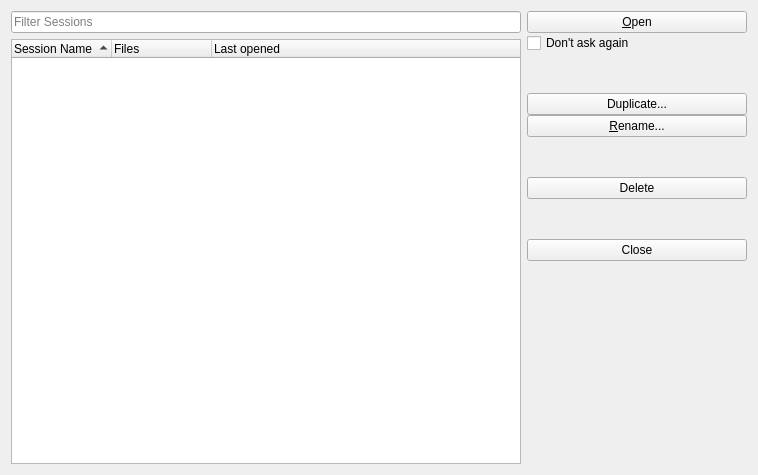
<?xml version="1.0" encoding="UTF-8"?>
<ui version="4.0">
 <class>KateSessionManageDialogUi</class>
 <widget class="QWidget" name="KateSessionManageDialogUi">
  <property name="geometry">
   <rect>
    <x>0</x>
    <y>0</y>
    <width>758</width>
    <height>475</height>
   </rect>
  </property>
  <layout class="QHBoxLayout" name="horizontalLayout_2" stretch="1,0">
   <item>
    <layout class="QVBoxLayout" name="verticalLayout_3">
     <item>
      <layout class="QHBoxLayout" name="horizontalLayout">
       <item>
        <widget class="QLineEdit" name="m_filterBox">
         <property name="sizePolicy">
          <sizepolicy hsizetype="Expanding" vsizetype="Fixed">
           <horstretch>1</horstretch>
           <verstretch>0</verstretch>
          </sizepolicy>
         </property>
         <property name="text">
          <string/>
         </property>
         <property name="placeholderText">
          <string>Filter Sessions</string>
         </property>
         <property name="clearButtonEnabled">
          <bool>true</bool>
         </property>
        </widget>
       </item>
      </layout>
     </item>
     <item>
      <widget class="QTreeWidget" name="m_sessionList">
       <property name="rootIsDecorated">
        <bool>false</bool>
       </property>
       <property name="itemsExpandable">
        <bool>false</bool>
       </property>
       <property name="sortingEnabled">
        <bool>true</bool>
       </property>
       <property name="allColumnsShowFocus">
        <bool>true</bool>
       </property>
       <column>
        <property name="text">
         <string>Session Name</string>
        </property>
       </column>
       <column>
        <property name="text">
         <string extracomment="The number of open documents">Files</string>
        </property>
        <property name="textAlignment">
         <set>AlignLeading|AlignVCenter</set>
        </property>
       </column>
       <column>
        <property name="text">
         <string>Last opened</string>
        </property>
       </column>
      </widget>
     </item>
    </layout>
   </item>
   <item>
    <layout class="QVBoxLayout" name="verticalLayout_2">
     <property name="spacing">
      <number>0</number>
     </property>
     <item>
      <layout class="QVBoxLayout" name="verticalLayout" stretch="0,0,0,0">
       <item>
        <layout class="QVBoxLayout" name="verticalLayout_4">
         <item>
          <widget class="QPushButton" name="m_openButton">
           <property name="text">
            <string>&amp;Open</string>
           </property>
           <property name="icon">
            <iconset theme="document-open">
             <normaloff>.</normaloff>.</iconset>
           </property>
          </widget>
         </item>
         <item>
          <widget class="QCheckBox" name="m_dontAskCheckBox">
           <property name="text">
            <string>Don't ask again</string>
           </property>
          </widget>
         </item>
         <item>
          <spacer name="verticalSpacer_7">
           <property name="orientation">
            <enum>Qt::Vertical</enum>
           </property>
           <property name="sizeHint" stdset="0">
            <size>
             <width>20</width>
             <height>40</height>
            </size>
           </property>
          </spacer>
         </item>
         <item>
          <widget class="QPushButton" name="m_copyButton">
           <property name="text">
            <string>Duplicate...</string>
           </property>
          </widget>
         </item>
         <item>
          <widget class="QPushButton" name="m_renameButton">
           <property name="text">
            <string>&amp;Rename...</string>
           </property>
          </widget>
         </item>
         <item>
          <spacer name="verticalSpacer_2">
           <property name="orientation">
            <enum>Qt::Vertical</enum>
           </property>
           <property name="sizeHint" stdset="0">
            <size>
             <width>20</width>
             <height>40</height>
            </size>
           </property>
          </spacer>
         </item>
         <item>
          <widget class="QPushButton" name="m_deleteButton">
           <property name="text">
            <string>Delete</string>
           </property>
          </widget>
         </item>
        </layout>
       </item>
       <item>
        <spacer name="verticalSpacer">
         <property name="orientation">
          <enum>Qt::Vertical</enum>
         </property>
         <property name="sizeHint" stdset="0">
          <size>
           <width>20</width>
           <height>40</height>
          </size>
         </property>
        </spacer>
       </item>
       <item>
        <widget class="QPushButton" name="m_closeButton">
         <property name="text">
          <string>Close</string>
         </property>
        </widget>
       </item>
       <item>
        <spacer name="horizontalSpacer">
         <property name="orientation">
          <enum>Qt::Horizontal</enum>
         </property>
         <property name="sizeType">
          <enum>QSizePolicy::MinimumExpanding</enum>
         </property>
         <property name="sizeHint" stdset="0">
          <size>
           <width>220</width>
           <height>0</height>
          </size>
         </property>
        </spacer>
       </item>
      </layout>
     </item>
     <item>
      <spacer name="verticalSpacer_3">
       <property name="orientation">
        <enum>Qt::Vertical</enum>
       </property>
       <property name="sizeHint" stdset="0">
        <size>
         <width>20</width>
         <height>0</height>
        </size>
       </property>
      </spacer>
     </item>
    </layout>
   </item>
  </layout>
 </widget>
 <tabstops>
  <tabstop>m_dontAskCheckBox</tabstop>
  <tabstop>m_copyButton</tabstop>
  <tabstop>m_renameButton</tabstop>
  <tabstop>m_deleteButton</tabstop>
  <tabstop>m_closeButton</tabstop>
  <tabstop>m_filterBox</tabstop>
  <tabstop>m_sessionList</tabstop>
  <tabstop>m_openButton</tabstop>
 </tabstops>
 <resources/>
 <connections/>
</ui>
